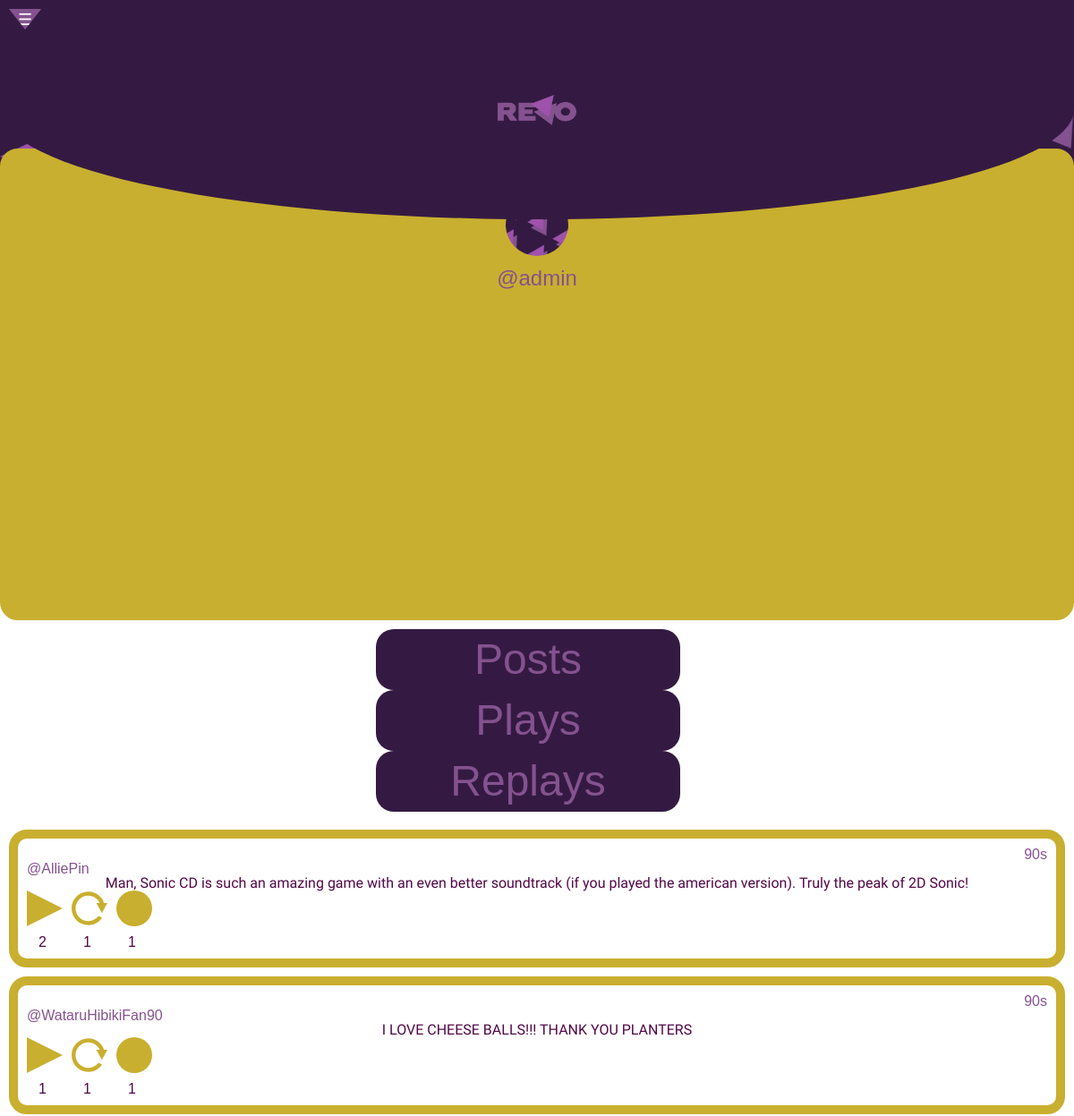
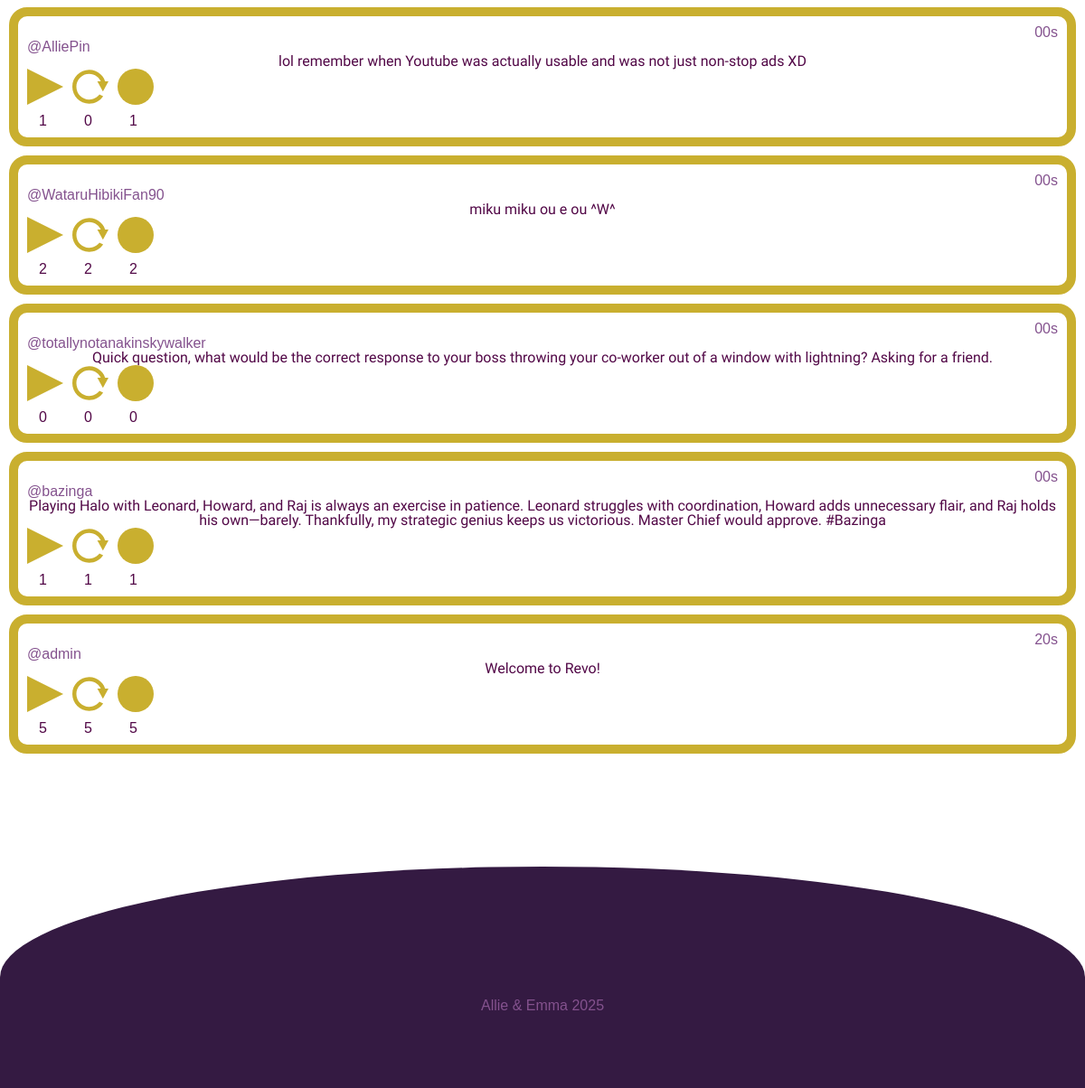
The app's page /profile.php?handle=@admin&view=played with its own data (2 pictures, top to bottom).
### tables this page shows
CREATE TABLE `revoaccounts` (
  `accountid` int NOT NULL,
  `handle` varchar(255) NOT NULL,
  `fname` varchar(255) NOT NULL,
  `lname` varchar(255) NOT NULL,
  `email` varchar(255) NOT NULL,
  `psword` varchar(255) NOT NULL,
  `monthEntry` varchar(255) NOT NULL,
  `dayEntry` varchar(255) NOT NULL,
  `yearEntry` varchar(255) NOT NULL,
  `profileImage` varchar(255) NOT NULL DEFAULT 'img/tempPfp.png',
  `profileName` varchar(255) NOT NULL DEFAULT 'ProfilePicture',
  `bannerImage` varchar(255) NOT NULL DEFAULT 'img/tempBackground.png',
  `bannerName` varchar(255) NOT NULL DEFAULT 'ProfileBackground'
);

CREATE TABLE `revoposts` (
  `postid` int NOT NULL,
  `handle` varchar(255) NOT NULL,
  `content` text NOT NULL,
  `plays` int DEFAULT '0',
  `replays` int DEFAULT '0',
  `records` int DEFAULT '0',
  `eraTag` int NOT NULL
);

### database/database.php (called while the page is built, shortened)
<?php
class Database {
    protected $connection;
    function __construct() {
        if(!isset($this->connection)) {
            $this->connection = new mysqli('localhost', 'root', 'mysql', 'revo');
        }
        return $this->connection;
    }
}
?>

### database/crud.php (called while the page is built, shortened)
<?php
    require_once 'database/database.php';
    class crud extends database {
        public function getSelectedPosts($viewTag, $handle, $selection) {
            if ($viewTag != null) {
                $query = "SELECT DISTINCT revoposts.* FROM revoposts JOIN revoactions ON revoposts.postid = revoactions.postid WHERE revoactions.handle = ? AND revoactions.$selection = 1 ORDER BY FIELD(revoposts.eraTag, '80', '90', '2000', '10', '20')";
            } else {
                $query = "SELECT DISTINCT * FROM revoposts WHERE handle = ? ORDER BY FIELD(eraTag, '80', '90', '2000', '10', '20')";
            }
            $revo = $this->connection->prepare($query);
            $revo->bind_param("s", $handle);
            $revo->execute();
            $result = $revo->get_result();
            $selectedPosts = [];
            while ($row = $result->fetch_assoc()) {
                $selectedPosts[] = $row;
            }
            return $selectedPosts;
        }
        public function checkLike($handle, $postId) {
            $query = $this->connection->prepare("SELECT played FROM revoactions WHERE handle = ? AND postid = ?");
            $query->bind_param("si", $handle, $postId);
            $query->execute();
            $result = $query->get_result();
            return $result->fetch_assoc();
        }
        public function checkReplay($handle, $postId) {
            $query = $this->connection->prepare("SELECT replayed FROM revoactions WHERE handle = ? AND postid = ?");
            $query->bind_param("si", $handle, $postId);
            $query->execute();
            $result = $query->get_result();
            return $result->fetch_assoc();
        }
        public function checkRecord($handle, $postId) {
            $query = $this->connection->prepare("SELECT recorded FROM revoactions WHERE handle = ? AND postid = ?");
            $query->bind_param("si", $handle, $postId);
            $query->execute();
            $result = $query->get_result();
            return $result->fetch_assoc();
        }
        public function imageHandler($handle) {
            $revo = $this->connection->prepare("SELECT profileImage, profileName, bannerImage, bannerName FROM revoaccounts WHERE handle = ?");
            $revo->bind_param("s", $handle);
            $revo->execute();
            $imagelist = $revo->get_result();
            $images = [];
            while ($row = $imagelist->fetch_assoc()) {
                $images[] = $row;
            }
            return $images;
        }
    }
?>

### include/globalFeed.php (the view, shortened to what this page needs)
<div class="feed">
    <?php
        if ($feedType == 1) {
            $handle = $_SESSION['handle'];
            $viewTag = isset($_GET['view']) ? $_GET['view'] : null;
            $selection = $viewTag;
            $posts = $crud->getSelectedPosts($viewTag, $handle, $selection);
        }
        elseif ($feedType == 2) {
            $handle = $_GET['handle'];
            $viewTag = isset($_GET['view']) ? $_GET['view'] : null;
            $selection = $viewTag;
            $posts = $crud->getSelectedPosts($viewTag, $handle, $selection);
        }
        else
        {
            $eraTag = isset($_GET['era']) ? $_GET['era'] : null;
            $posts = $crud->getPosts($eraTag);
        }
        foreach ($posts as $post) {
            echo "<div class='post'>";
            if ($post['eraTag'] == '2000') {
                echo "<h3 class='era'>00s</h3>";
            }
            else {
                echo "<h3 class='era'>" . htmlspecialchars($post['eraTag']) . "s</h3>";
            }
            if (isset($_SESSION['handle']) && ($post['handle'] == $_SESSION['handle'])) {
                echo "<h3><a href='myprofile.php'>" . htmlspecialchars($post['handle']) . "</a></h3>";
            }
            else {
                echo "<h3><a href='profile.php?handle=" . htmlspecialchars($post['handle']) . "'>" . htmlspecialchars($post['handle']) . "</a></h3>";
            }
            echo "<p>" . htmlspecialchars($post['content']) . "</p>";
                echo "<section class='postBtns'>";
                    echo "<form method='post' class='likeForm'>";
                        if (isset($_SESSION['handle'])) {
                            $handle = $_SESSION['handle'];
                        }
                        else {
                            $handle = null;
                        }
                        $postId = $post['postid'];
                        $playedata = $crud->checkLike($handle, $postId);
                        if ($playedata) {
                            if ($playedata['played'] == 1) {
                                echo "<button type='submit' class='playsClicked'></button>";
                            } else {
                                echo "<button type='submit' class='plays'></button>";
                            }
                        }
                        else {
                            echo "<button type='submit' class='plays'></button>";
                        }
                        echo "<p class='small'>" . htmlspecialchars($post['plays']) . "</p>";
                    echo "</form>";
                    echo "<form method='post' class='replayForm'>";
                        if (isset($_SESSION['handle'])) {
                            $handle = $_SESSION['handle'];
                        }
                        else {
                            $handle = null;
                        }
                        $postId = $post['postid'];
                        $replayData = $crud->checkReplay($handle, $postId);
                        if ($replayData) {
                            if ($replayData['replayed'] == 1) {
                                echo "<button class='replaysClicked'></button>";
                            } else {
                                echo "<button class='replays'></button>";
                            }
                        }
                        else {
                            echo "<button type='submit' class='replays'></button>";
                        }
                        echo "<p class='small'>" . htmlspecialchars($post['replays']) . "</p>";
                    echo "</form>";
                    echo "<form method='post' class='recordForm'>";
                        if (isset($_SESSION['handle'])) {
                            $handle = $_SESSION['handle'];
                        }
                        else {
                            $handle = null;
                        }
                        $postId = $post['postid'];
                        $recordData = $crud->checkRecord($handle, $postId);
                        if ($recordData) {
                            if ($recordData['recorded'] == 1) {
                                echo "<button class='recordsClicked'></button>";
                            } else {
                                echo "<button class='records'></button>";
                            }
                        }
                        else {
                            echo "<button type='submit' class='records'></button>";
                        }
                        echo "<p class='small'>" . htmlspecialchars($post['records']) . "</p>";
                    echo "</form>";
                echo "</section>";
            echo "</div>";
        }
    ?>
</div>

### profile.php (shortened to what this page needs)
<?php
  include './include/globalHeader.php';
  $handle = htmlspecialchars($_GET['handle']);
  $imagelist = $crud->imageHandler($handle);
?>
    <section class="profileSection">
        <section class="profileInfo">
            <?php
                foreach ($imagelist as $image) {
                    echo '<img src="' . htmlspecialchars($image['profileImage']) . '" title="' . htmlspecialchars($image['profileName']) . '">';
                }
            ?>
            <h2><?php echo htmlspecialchars($handle); ?></h2>
        </section>
    </section>
    <section class="profileBtns">
        <a href="profile.php?handle=<?php echo $handle; ?>" class="button">Posts</a>
        <a href="profile.php?handle=<?php echo $handle; ?>&view=played" class="button">Plays</a>
        <a href="profile.php?handle=<?php echo $handle; ?>&view=replayed" class="button">Replays</a>
    </section>
<?php
    $feedType = 2;
    include './include/globalFeed.php';
    include './include/globalFooter.php';
?>

### css/style.css (style rules this page uses)
html, body { display: flex; flex-direction: column; justify-content: center; }
html { background-color: rgb(255, 255, 255); }
h2 { font-family: "RevoDefault", sans-serif; color: #84528e; font-size: 1.5em; text-align: center; margin-top: 13px; }
select, button { font-family: "Funnel Display", sans-serif; font-size: 100%; color: black; text-decoration: none; margin-bottom: 10px; border: 10px solid #c9af2f; border-radius: 20px; cursor: pointer; }
.feed { margin-left: 20%; padding-bottom: 10%; }
.post { font-family: "RevoDefault", sans-serif; display: flex; flex-direction: column; justify-content: center; border: #c9af2f 10px solid; color: #520847; margin: 10px; padding: 10px; border-radius: 20px; }
.post h3 { font-family: "RevoDefault", sans-serif; color: #84528e; font-size: 100%; text-align: left; }
.post p { font-family: "Funnel Display", sans-serif; font-style: normal; text-align: center; }
.post a { text-decoration: none; color: #84528e; }
.era { display: flex; flex-direction: column; align-items: end; }
.eraBtns, .profileBtns { margin-left: 20%; display: flex; flex-direction: row; justify-content: center; padding: 10px; border-radius: 20px; }
.eraBtns .button, .profileBtns .button { font-family: "RevoDefault", sans-serif; font-size: 2em; background-color: #341a42; color: #84528e; border: none; border-radius: 20px; margin-right: 20px; padding: 10px; text-decoration: none; }
.plays { background: url("../img/plays.svg") no-repeat center center; background-size: cover; border: none; cursor: pointer; padding: 20px; border-radius: 0; }
.replays { background: url("../img/replays.svg") no-repeat center center; background-size: cover; border: none; cursor: pointer; padding: 20px; border-radius: 0; }
.records { background: url("../img/records.svg") no-repeat center center; background-size: cover; border: none; cursor: pointer; padding: 20px; border-radius: 0; }
.postBtns { display: flex; align-items: center; }
.postBtns button { margin-right: 10px; }
.postBtns .small { font-family: "RevoDefault", sans-serif; margin-right: 15px; }
.profileSection { display: flex; flex-direction: column; justify-content: center; border-radius: 20px; margin-top: -24px; }
.profileInfo { font-family: "RevoDefault", sans-serif; display: flex; flex-direction: row; justify-content: center; background-color: #c9af2f; border: #c9af2f 10px solid; color: #520847; margin-top: -130px; border-radius: 20px; padding: 40px; margin-left: 19.5%; }
.profileInfo img { width: 70px; height: 70px; border-radius: 50%; }
* { scrollbar-width:auto; scrollbar-color: #c9af2f #341a42 ; }
@media only screen and (max-width: 1268px) { .feed, .erasInfo, .profileInfo, .about, .singleButn { margin-left: 0%; padding-bottom: 30%; } }
@media only screen and (max-width: 1268px) { .eraBtns, .profileBtns { margin: 0 auto; flex-direction: column; text-align: center; width: 30vw; font-size: 2vw; } }
@media only screen and (max-width: 1268px) { .profileInfo { flex-direction: column; align-items: center; } }

### records on screen
revoaccounts: profileImage (picture)
revoposts: eraTag "90", handle "@AlliePin", content "Man, Sonic CD is such an amazing game with an even better soundtrack (if you played the american version). Truly the peak of 2D Sonic!", plays "2", replays "1", records "1"
revoposts: eraTag "90", handle "@WataruHibikiFan90", content "I LOVE CHEESE BALLS!!! THANK YOU PLANTERS", plays "1", replays "1", records "1"
revoposts: eraTag "00s", handle "@AlliePin", content "lol remember when Youtube was actually usable and was not just non-stop ads XD", plays "1", replays "0", records "1"
revoposts: eraTag "00s", handle "@WataruHibikiFan90", content "miku miku ou e ou ^W^", plays "2", replays "2", records "2"
revoposts: eraTag "00s", handle "@totallynotanakinskywalker", content "Quick question, what would be the correct response to your boss throwing your co-worker out of a window with lightning? Asking for a friend.", plays "0", replays "0", records "0"
revoposts: eraTag "00s", handle "@bazinga", content "Playing Halo with Leonard, Howard, and Raj is always an exercise in patience. Leonard struggles with coordination, Howard adds unnecessary flair, and Raj holds his own—barely. Thankfully, my strategic genius keeps us victorious. Master Chief would approve. #Bazinga", plays "1", replays "1", records "1"
revoposts: eraTag "20", handle "@admin", content "Welcome to Revo!", plays "5", replays "5", records "5"

### other values on screen
$handle "@admin"
